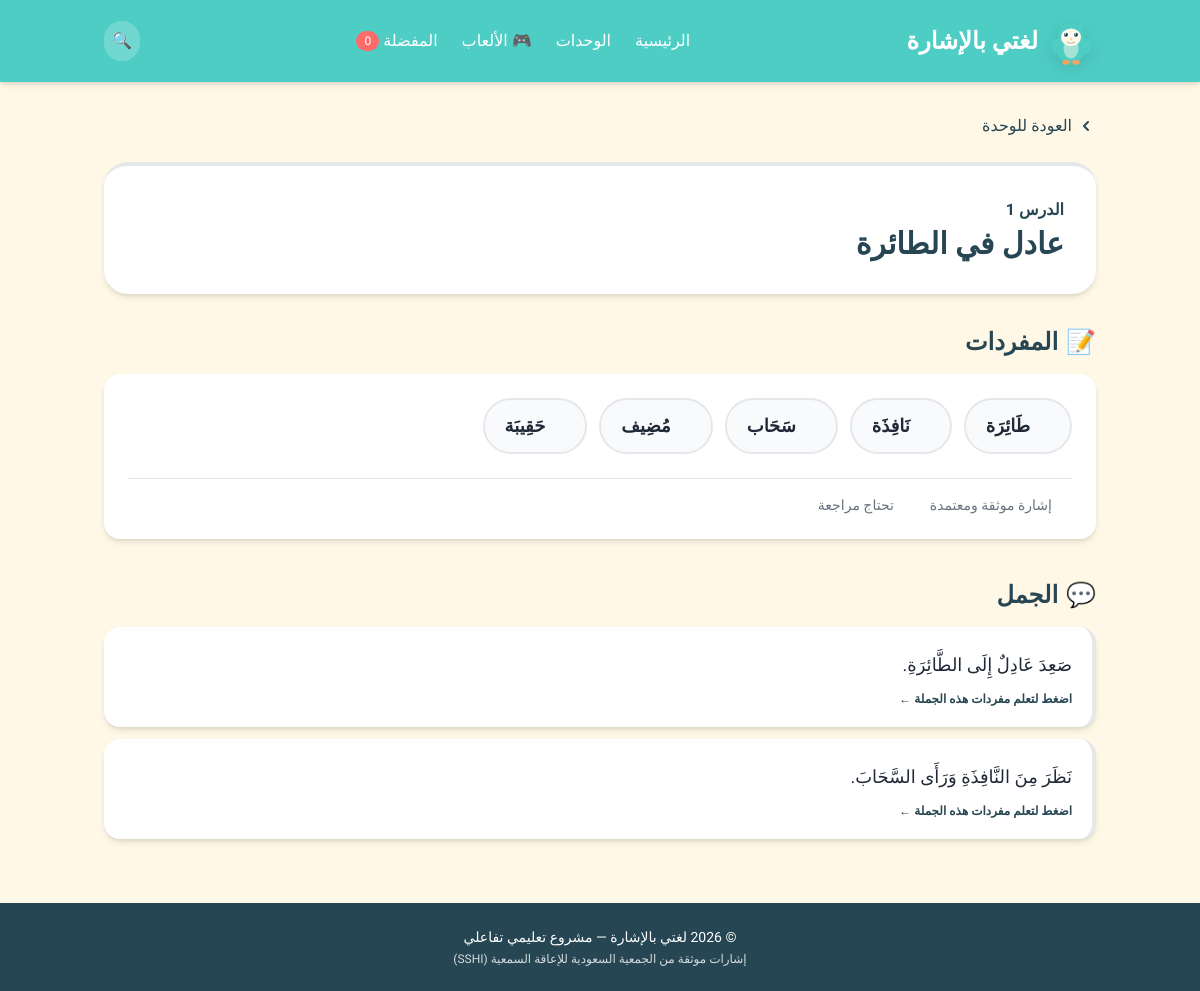
/lesson/1, run on the app's committed database.
### tables this page shows
CREATE TABLE lessons (
    id INTEGER PRIMARY KEY,
    unit_id INTEGER NOT NULL,
    title TEXT NOT NULL,
    lesson_order INTEGER NOT NULL,
    FOREIGN KEY (unit_id) REFERENCES units (id)
);

CREATE TABLE sign_resources (
    id INTEGER PRIMARY KEY,
    vocabulary_id INTEGER NOT NULL,
    official_source TEXT DEFAULT 'SSHI',
    official_url TEXT,
    video_url TEXT,
    verification_status TEXT DEFAULT 'Needs Review',
    reviewer_notes TEXT,
    verified_at TEXT,
    FOREIGN KEY (vocabulary_id) REFERENCES vocabulary (id)
);

CREATE TABLE vocabulary (
    id INTEGER PRIMARY KEY,
    lesson_id INTEGER NOT NULL,
    arabic_word TEXT NOT NULL,
    diacritics TEXT,
    meaning TEXT,
    illustration_path TEXT,
    FOREIGN KEY (lesson_id) REFERENCES lessons (id)
);

CREATE TABLE sentences (
    id INTEGER PRIMARY KEY,
    lesson_id INTEGER NOT NULL,
    sentence_text TEXT NOT NULL,
    FOREIGN KEY (lesson_id) REFERENCES lessons (id)
);

### app.py (the view)
@app.route("/lesson/<int:lesson_id>")
def lesson(lesson_id):
    db = get_db()
    lesson = db.execute("SELECT * FROM lessons WHERE id = ?", (lesson_id,)).fetchone()
    if lesson is None:
        abort(404)
    vocab = db.execute("""
        SELECT v.*, s.official_url, s.verification_status, s.official_source
        FROM vocabulary v
        LEFT JOIN sign_resources s ON s.vocabulary_id = v.id
        WHERE v.lesson_id = ?
    """, (lesson_id,)).fetchall()
    sentences = db.execute("SELECT * FROM sentences WHERE lesson_id = ?", (lesson_id,)).fetchall()
    return render_template("lesson.html", lesson=lesson, vocab=vocab, sentences=sentences)

### app.py (called while the page is built)
def get_db():
    if "db" not in g:
        g.db = sqlite3.connect(DB_PATH)
        g.db.row_factory = sqlite3.Row
    return g.db

### templates/lesson.html (shortened to what this page needs)
{% extends "base.html" %}
{% block content %}
<a href="/unit/{{ lesson.lesson_order }}" class="inline-flex items-center text-primary hover:text-deep-blue font-medium mb-6">
    <svg xmlns="http://www.w3.org/2000/svg" class="h-5 w-5 ml-1" viewBox="0 0 20 20" fill="currentColor">
        <path fill-rule="evenodd" d="M12.707 5.293a1 1 0 010 1.414L9.414 10l3.293 3.293a1 1 0 01-1.414 1.414l-4-4a1 1 0 010-1.414l4-4a1 1 0 011.414 0z" clip-rule="evenodd" />
    </svg>
    العودة للوحدة
</a>
<div class="bg-white rounded-3xl shadow-md p-6 md:p-8 mb-8 border-t-4 border-purple">
    <p class="text-purple font-bold mb-1">الدرس {{ lesson.lesson_order }}</p>
    <h2 class="text-3xl font-extrabold text-deep-blue">{{ lesson.title }}</h2>
</div>
<section class="mb-10">
    <h3 class="text-2xl font-bold text-deep-blue mb-4 flex items-center gap-2">
        <span>📝</span> المفردات
    </h3>
    <div class="bg-white rounded-2xl shadow-md p-6">
        <div class="flex flex-wrap gap-3">
            {% for w in vocab %}
            <a href="/word/{{ w.id }}"
               class="word-chip inline-flex items-center gap-2 bg-gray-50 hover:bg-primary hover:text-white text-gray-800 px-5 py-3 rounded-full text-lg font-bold border-2 border-gray-200 transition">
                {% if w.verification_status == 'Verified' %}
                    <span class="w-3 h-3 bg-green rounded-full" title="إشارة موثقة"></span>
                {% else %}
                    <span class="w-3 h-3 bg-orange rounded-full" title="تحتاج مراجعة"></span>
                {% endif %}
                {{ w.diacritics or w.arabic_word }}
            </a>
            {% endfor %}
        </div>
        <div class="mt-6 pt-4 border-t flex flex-wrap gap-4 text-sm text-gray-500">
            <span class="flex items-center gap-2">
                <span class="w-3 h-3 bg-green rounded-full"></span> إشارة موثقة ومعتمدة
            </span>
            <span class="flex items-center gap-2">
                <span class="w-3 h-3 bg-orange rounded-full"></span> تحتاج مراجعة
            </span>
        </div>
    </div>
</section>
{% if sentences %}
<section>
    <h3 class="text-2xl font-bold text-deep-blue mb-4 flex items-center gap-2">
        <span>💬</span> الجمل
    </h3>
    <div class="space-y-3">
        {% for s in sentences %}
        <a href="/sentence/{{ s.id }}" class="block bg-white rounded-2xl shadow-md p-5 border-r-4 border-orange hover:-translate-y-1 transition">
            <p class="text-lg text-gray-800 leading-loose">{{ s.sentence_text }}</p>
            <p class="text-xs text-primary mt-2 font-bold">اضغط لتعلم مفردات هذه الجملة ←</p>
        </a>
        {% endfor %}
    </div>
</section>
{% endif %}
{% endblock %}

### static/css/styles.css (style rules this page uses)
body { font-family: 'Tajawal', sans-serif; background-color: #F8FAFC; }
html { scroll-behavior: smooth; }
h1, h2, h3, h4, h5, h6 { font-family: 'Tajawal', sans-serif; letter-spacing: 0; }
.word-chip { transition: all 0.2s ease; }

### static/css/characters.css (style rules this page uses)
:root { --warm-yellow: #FFD93D; --teal: #4ECDC4; --coral: #FF6B6B; --soft-purple: #A78BFA; --warm-orange: #F4A261; --deep-blue: #264653; --cream: #FFF8E7; }

### data on the page
lessons: lesson_order "1", title "عادل في الطائرة"
sign_resources: diacritics "طَائِرَة"
sign_resources: diacritics "نَافِذَة"
sign_resources: diacritics "سَحَاب"
sign_resources: diacritics "مُضِيف"
sign_resources: diacritics "حَقِيبَة"
sentences: sentence_text "صَعِدَ عَادِلٌ إِلَى الطَّائِرَةِ."
sentences: sentence_text "نَظَرَ مِنَ النَّافِذَةِ وَرَأَى السَّحَابَ."
